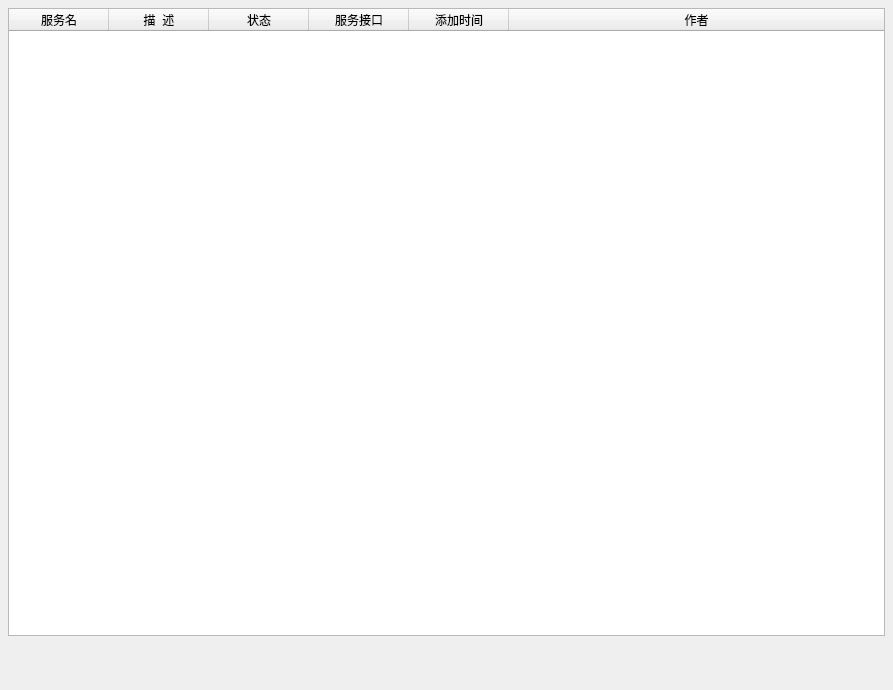
<?xml version="1.0" encoding="UTF-8"?>
<ui version="4.0">
 <class>ServiceView</class>
 <widget class="QDialog" name="ServiceView">
  <property name="geometry">
   <rect>
    <x>0</x>
    <y>0</y>
    <width>893</width>
    <height>690</height>
   </rect>
  </property>
  <property name="windowTitle">
   <string>Dialog</string>
  </property>
  <layout class="QVBoxLayout" name="verticalLayout">
   <property name="margin">
    <number>0</number>
   </property>
   <item>
    <widget class="QWidget" name="widget" native="true">
     <layout class="QVBoxLayout" name="verticalLayout_2">
      <property name="margin">
       <number>4</number>
      </property>
      <item>
       <widget class="QWidget" name="widget_2" native="true">
        <layout class="QVBoxLayout" name="verticalLayout_3">
         <property name="margin">
          <number>4</number>
         </property>
         <item>
          <widget class="QTableWidget" name="tableWidget">
           <attribute name="horizontalHeaderStretchLastSection">
            <bool>true</bool>
           </attribute>
           <column>
            <property name="text">
             <string>服务名</string>
            </property>
           </column>
           <column>
            <property name="text">
             <string>描  述</string>
            </property>
           </column>
           <column>
            <property name="text">
             <string>状态</string>
            </property>
           </column>
           <column>
            <property name="text">
             <string>服务接口</string>
            </property>
           </column>
           <column>
            <property name="text">
             <string>添加时间</string>
            </property>
           </column>
           <column>
            <property name="text">
             <string>作者</string>
            </property>
           </column>
          </widget>
         </item>
        </layout>
       </widget>
      </item>
      <item>
       <widget class="QWidget" name="widget_3" native="true">
        <property name="minimumSize">
         <size>
          <width>0</width>
          <height>40</height>
         </size>
        </property>
        <property name="maximumSize">
         <size>
          <width>16777215</width>
          <height>40</height>
         </size>
        </property>
       </widget>
      </item>
     </layout>
    </widget>
   </item>
  </layout>
 </widget>
 <resources/>
 <connections/>
</ui>
